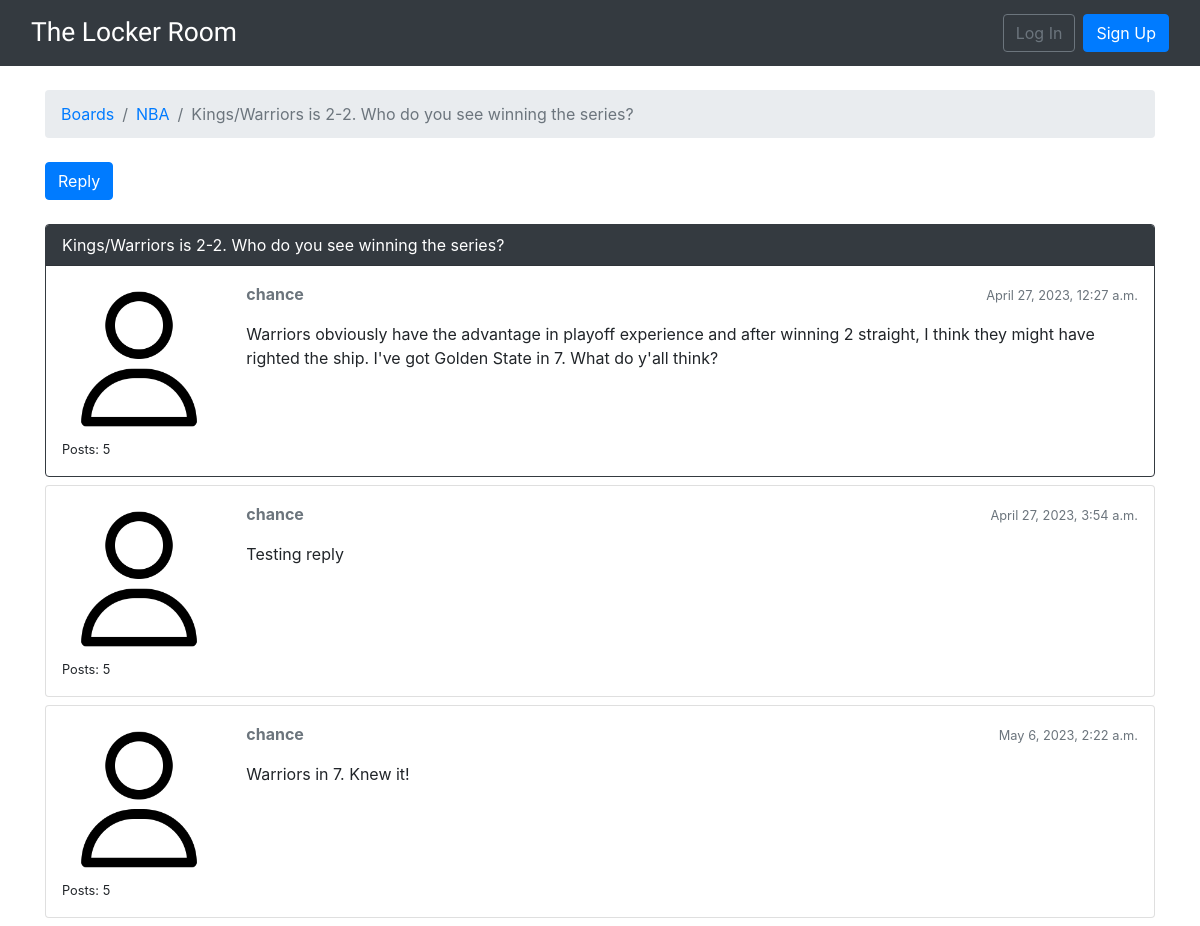
The page /boards/1/topics/1/ on the database its author committed.
### boards/models.py (models this page shows, shortened)
class Topic(models.Model):
    subject = models.CharField(max_length=255)
    last_updated = models.DateTimeField(auto_now_add=True)
    board = models.ForeignKey(
        Board, related_name='topics', on_delete=models.CASCADE)
    starter = models.ForeignKey(
        User, related_name='topics', on_delete=models.CASCADE)
    views = models.PositiveIntegerField(default=0)

class Board(models.Model):
    name = models.CharField(max_length=30, unique=True)
    description = models.CharField(max_length=100)

class Post(models.Model):
    message = models.TextField(max_length=4000)
    topic = models.ForeignKey(
        Topic, related_name='posts', on_delete=models.CASCADE)
    created_at = models.DateTimeField(auto_now_add=True)
    updated_at = models.DateTimeField(null=True)
    created_by = models.ForeignKey(
        User, related_name='posts', on_delete=models.CASCADE)
    updated_by = models.ForeignKey(
        User, null=True, related_name='+', on_delete=models.CASCADE)

### boards/views.py (the view)
class PostListView(ListView):
    model = Post
    context_object_name = 'posts'
    template_name = 'topic_posts.html'
    paginate_by = 20
    def get_context_data(self, **kwargs):
        session_key = 'viewed_topic_{}'.format(self.topic.pk)
        if not self.request.session.get(session_key, False):
            self.topic.views += 1
            self.topic.save()
            self.request.session[session_key] = True
        kwargs['topic'] = self.topic
        return super().get_context_data(**kwargs)
    def get_queryset(self):
        self.topic = get_object_or_404(Topic, board__pk=self.kwargs.get(
            'pk'), pk=self.kwargs.get('topic_pk'))
        queryset = self.topic.posts.order_by('created_at')
        return queryset

### templates/topic_posts.html (shortened to what this page needs)
{% extends 'boilerplate.html' %}
{% load static %}
{% block breadcrumb %}
<li class="breadcrumb-item"><a href="{% url 'home' %}">Boards</a></li>
<li class="breadcrumb-item"><a href="{% url 'board_topics' topic.board.pk %}">{{ topic.board.name }}</a></li>
<li class="breadcrumb-item active">{{ topic.subject }}</li>
{% endblock %}
{% block content %}
<div class="mb-4">
    <a href="#" class="btn btn-primary" role="button">Reply</a>
</div>
{% for post in posts %}
<div class="card mb-2 {% if forloop.first %}border-dark{% endif %}">
    {% if forloop.first %}
    <div class="card-header text-white bg-dark py-2 px-3">{{ topic.subject }}</div>
    {% endif %}
    <div class="card-body p-3">
        <div class="row">
            <div class="col-2">
                <img src="{% static 'avi_icon.png' %}" alt="{{ post.created_by.username }}" class="w-100">
                <small>Posts: {{ post.created_by.posts.count }}</small>
            </div>
            <div class="col-10">
                <div class="row mb-3">
                    <div class="col-6">
                        <strong class="text-muted">{{ post.created_by.username }}</strong>
                    </div>
                    <div class="col-6 text-right">
                        <small class="text-muted">{{ post.created_at }}</small>
                    </div>
                </div>
                {{ post.message }}
            </div>
        </div>
    </div>
</div>
{% endfor %}
{% endblock %}

### templates/boilerplate.html (shortened to what this page needs)
{% load static %}
<!DOCTYPE html>
<html lang="en">
<head>
    <link rel="stylesheet" href="{% static 'css/bootstrap.min.css' %}">
    <link rel="stylesheet" href="{% static 'css/app.css' %}">
</head>
<body>
    {% block body %}
    <nav class="navbar navbar-expand-lg navbar-dark bg-dark">
        <div class="container-fluid">
            <a class="navbar-brand" href="{% url 'home' %}">The Locker Room</a>
            <div class="collapse navbar-collapse" id="mainMenu">
                {% if user.is_authenticated %}
                <ul class="navbar-nav ml-auto">
                    <li class="nav-item dropdown">
                        <button class="btn btn-dark dropdown-toggle" data-bs-toggle="dropdown" aria-expanded="false"
                            id="dropdownMenuButton">
                            {{ user.username }}
                        </button>
                        <ul class="dropdown-menu dropdown-menu-dark dropdown-menu-right"
                            aria-labelledby="dropdownMenuButton">
                            <li><a href="{% url 'my_account' %}" class="dropdown-item">My account</a></li>
                            <li><a href="{% url 'password_reset' %}" class="dropdown-item">Reset password</a></li>
                            <div class="dropdown-divider"></div>
                            <li><a href="{% url 'logout' %}" class="dropdown-item">Log out</a></li>
                        </ul>
                    </li>
                </ul>
                {% else %}
                <form class="form-inline ml-auto">
                    <a href="{% url 'login' %}" class="btn btn-outline-secondary">Log In</a>
                    <a href="{% url 'signup' %}" class="btn btn-primary ml-2">Sign Up</a>
                </form>
                {% endif %}
            </div>
        </div>
    </nav>
    <div class="container">
        <ol class="breadcrumb my-4">
            {% block breadcrumb %}
            {% endblock %}
        </ol>
        {% block content %}
        {% endblock %}
    </div>
    {% endblock body %}
</body>
</html>

### static/css/app.css (style rules this page uses)
.navbar-brand { font-family: 'Shadows Into Light', cursive; font-size: 1.65rem; }

### rows shown on the page
Topic: board.name "NBA", subject "Kings/Warriors is 2-2. Who do you see winning the series?"
Post: created_by.posts.count "5", created_by.username "chance", created_at "April 27, 2023, 12:27 a.m.", message "Warriors obviously have the advantage in playoff experience and after winning 2 straight, I think they might have righted the ship. I've got Golden State in 7. What do y'all think?"
Post: created_by.posts.count "5", created_by.username "chance", created_at "April 27, 2023, 3:54 a.m.", message "Testing reply"
Post: created_by.posts.count "5", created_by.username "chance", created_at "May 6, 2023, 2:22 a.m.", message "Warriors in 7. Knew it!"
